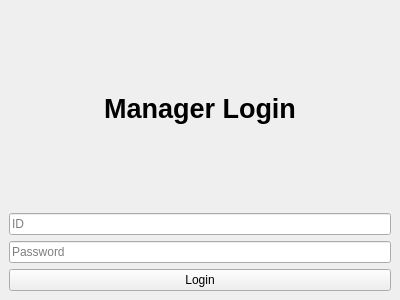
<?xml version="1.0" encoding="UTF-8"?>
<ui version="4.0">
 <class>ManagerLoginWindow</class>
 <widget class="QMainWindow" name="ManagerLoginWindow">
  <property name="geometry">
   <rect><x>0</x><y>0</y><width>400</width><height>300</height></rect>
  </property>
  <property name="windowTitle"><string>Manager Login</string></property>
  <widget class="QWidget" name="centralwidget">
   <layout class="QVBoxLayout" name="verticalLayout">
    <item>
     <widget class="QLabel" name="title_label">
      <property name="text"><string>Manager Login</string></property>
      <property name="alignment"><set>Qt::AlignCenter</set></property>
      <property name="styleSheet">
       <string notr="true">font-size: 20pt; font-weight: bold;</string>
      </property>
     </widget>
    </item>
    <item>
     <widget class="QLineEdit" name="id_input">
      <property name="placeholderText"><string>ID</string></property>
     </widget>
    </item>
    <item>
     <widget class="QLineEdit" name="pw_input">
      <property name="placeholderText"><string>Password</string></property>
      <property name="echoMode"><enum>QLineEdit::Password</enum></property>
     </widget>
    </item>
    <item>
     <widget class="QPushButton" name="login_btn">
      <property name="text"><string>Login</string></property>
      <property name="minimumHeight"><number>40</number></property>
     </widget>
    </item>
   </layout>
  </widget>
 </widget>
 <resources/>
 <connections/>
</ui>
